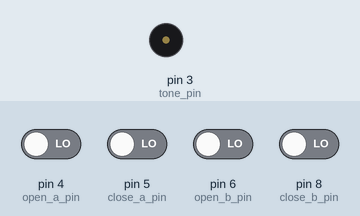
A sketch run on a simulated Arduino Uno, built with avr-gcc and run on an emulated ATmega328P. Parts: buzzer (waves = sounding). The inputs (shaded band) are chosen by the test bench; at power-on: pin 4 (open_a_pin), pin 5 (close_a_pin), pin 6 (open_b_pin), pin 8 (close_b_pin) LOW.

Above: at 1.2 s.
1.3 s: pin 4 (open_a_pin) driven HIGH
At 1.31 s:
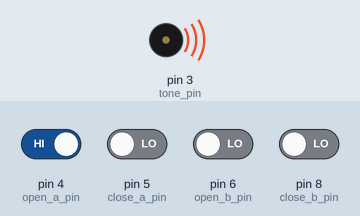
4.3 s: pin 5 (close_a_pin) driven HIGH
At 5.3 s:
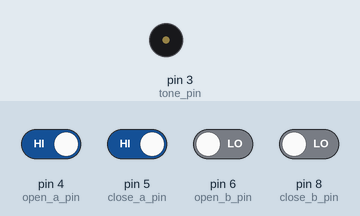
Timing chart, 0 to 7.3 s (numbered marks = the images above; inputs shaded):
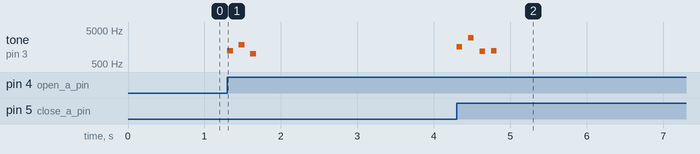

The sketch:

speaker.ino
```cpp
//LIFT BAG SPEAKER CODE

int tone_open_a[]={1225,1850,1000};
int tone_close_a[]={1600,3000,1200};

int tone_open_b[]={1225,1850,2200};
int tone_close_b[]={1600,3000,2500};

const int tone_pin=3; //output pin
const int open_a_pin=4; //signals from GPIO on PI
const int close_a_pin=5;
const int open_b_pin=6;
const int close_b_pin=8;

unsigned int del=75;
unsigned int n=3; //array length

bool open_a=0;
bool close_a=0;
bool open_b=0;
bool close_b=0;

unsigned int open_a_old=0;
unsigned int close_a_old=0;
unsigned int open_b_old=0;
unsigned int close_b_old=0;

void setup() {
  pinMode(open_a_pin, INPUT);
  pinMode(close_a_pin, INPUT);
  pinMode(open_b_pin, INPUT);
  pinMode(close_b_pin, INPUT);
}

void loop() {

  open_a=digitalRead(open_a_pin);
  close_a=digitalRead(close_a_pin);
  open_b=digitalRead(open_b_pin);
  close_b=digitalRead(close_b_pin);

  if(open_a==1 && open_a_old==0){
    for(int i=0; i<4; i++){
      noTone(tone_pin);
      tone(tone_pin, tone_open_a[i]);
      delay(del);
      noTone(tone_pin);
      delay(del);
    }
  }

  else if(close_a==1 && close_a_old==0){
    for(int i=0; i<4; i++){
      noTone(tone_pin);
      tone(tone_pin, tone_close_a[i]);
      delay(del);
      noTone(tone_pin);
      delay(del);
    }
  }

  else if(open_b==1 && open_b_old==0){
    for(int i=0; i<4; i++){
      noTone(tone_pin);
      tone(tone_pin, tone_open_b[i]);
      delay(del);
      noTone(tone_pin);
      delay(del);
    }
  }

  else if(close_b==1 && close_b_old==0){
    for(int i=0; i<4; i++){
      noTone(tone_pin);
      tone(tone_pin, tone_close_b[i]);
      delay(del);
      noTone(tone_pin);
      delay(del);
    }
  }
  open_a_old=open_a;
  close_a_old=close_a;
  open_b_old=open_b;
  close_b_old=close_b;
}
```

Measured:
- after the input at 1.3 s, tone on pin 3 (tone_pin): plays 1225 Hz for 0.08 s, 1850 Hz for 0.08 s, 1000 Hz for 0.08 s, starting at once
- after the input at 4.3 s, tone on pin 3 (tone_pin): plays 1600 Hz for 0.08 s, 3000 Hz for 0.08 s, 1200 Hz for 0.08 s, 1225 Hz for 0.08 s, starting at once
